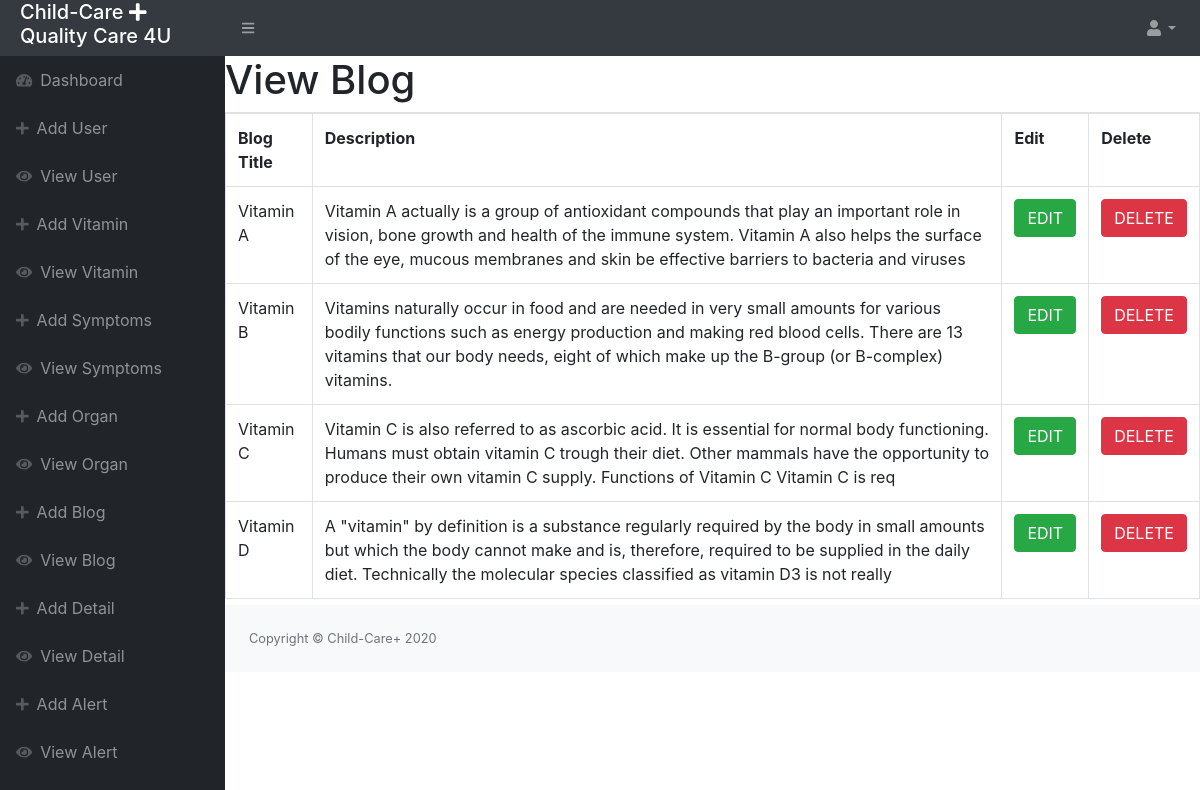
The page /child-care/index.php/admin/view_blog on the database its author committed.
### tables this page shows
CREATE TABLE `tbl_blog` (
  `B_ID` int(255) NOT NULL,
  `B_TITLE` varchar(255) NOT NULL,
  `DESCRIPTION` varchar(255) NOT NULL,
  `IMAGE` varchar(255) NOT NULL
);

### child-care/application/controllers/Admin.php (called while the page is built, shortened)
<?php
class Admin extends CI_Controller {
		public function view_blog()
	{
		$data['title']='View blog';
		$data['blog']=$this->db->get("tbl_blog")->result_array();
			$this->load->view('admin/inc/header');
			$this->load->view('admin/view-blog',$data);
			$this->load->view('admin/inc/footer');
	}
}

### child-care/index.php (called while the page is built, shortened)
<?php
require_once BASEPATH.'core/CodeIgniter.php';

### child-care/application/views/admin/view-blog.php (the view)
<div id="layoutSidenav_content">
                <main>
<div id="container">
<h1>View Blog</h1>
 <table class="table table-bordered" id="dataTable" width="100%" cellspacing="0">
<tr>
	<th>Blog Title</th>
	<th>Description</th>
	<th>Edit</th>
	<th>Delete</th>
</tr>
<?php
foreach ($blog as $row) {
echo '<tr>';
echo '<td>'.$row['B_TITLE'].'</td>';
echo '<td>'.$row['DESCRIPTION'].'</td>';
echo '<td><a href="'.base_url().'admin/edit-blog/'.$row['B_ID'].'"><button class="btn btn-success">EDIT</button><a></td>';
echo '<td><a href="'.base_url().'admin/delete-blog/'.$row['B_ID'].'"><button class="btn btn-danger">DELETE</button><a></td>';
echo '</tr>';
}
?>
</table>
</div>

### rows shown on the page
tbl_blog: B_TITLE "Vitamin A", DESCRIPTION "Vitamin A actually is a group of antioxidant compounds that play an important role in vision, bone growth and health of the immune system. Vitamin A also helps the surface of the eye, mucous membranes and skin be effective barriers to bacteria and viruses"
tbl_blog: B_TITLE "Vitamin B", DESCRIPTION "Vitamins naturally occur in food and are needed in very small amounts for various bodily functions such as energy production and making red blood cells. There are 13 vitamins that our body needs, eight of which make up the B-group (or B-complex) vitamins."
tbl_blog: B_TITLE "Vitamin C", DESCRIPTION "Vitamin C is also referred to as ascorbic acid. It is essential for normal body functioning. Humans must obtain vitamin C trough their diet. Other mammals have the opportunity to produce their own vitamin C supply. Functions of Vitamin C Vitamin C is req"
tbl_blog: B_TITLE "Vitamin D", DESCRIPTION "A \"vitamin\" by definition is a substance regularly required by the body in small amounts but which the body cannot make and is, therefore, required to be supplied in the daily diet. Technically the molecular species classified as vitamin D3 is not really"
